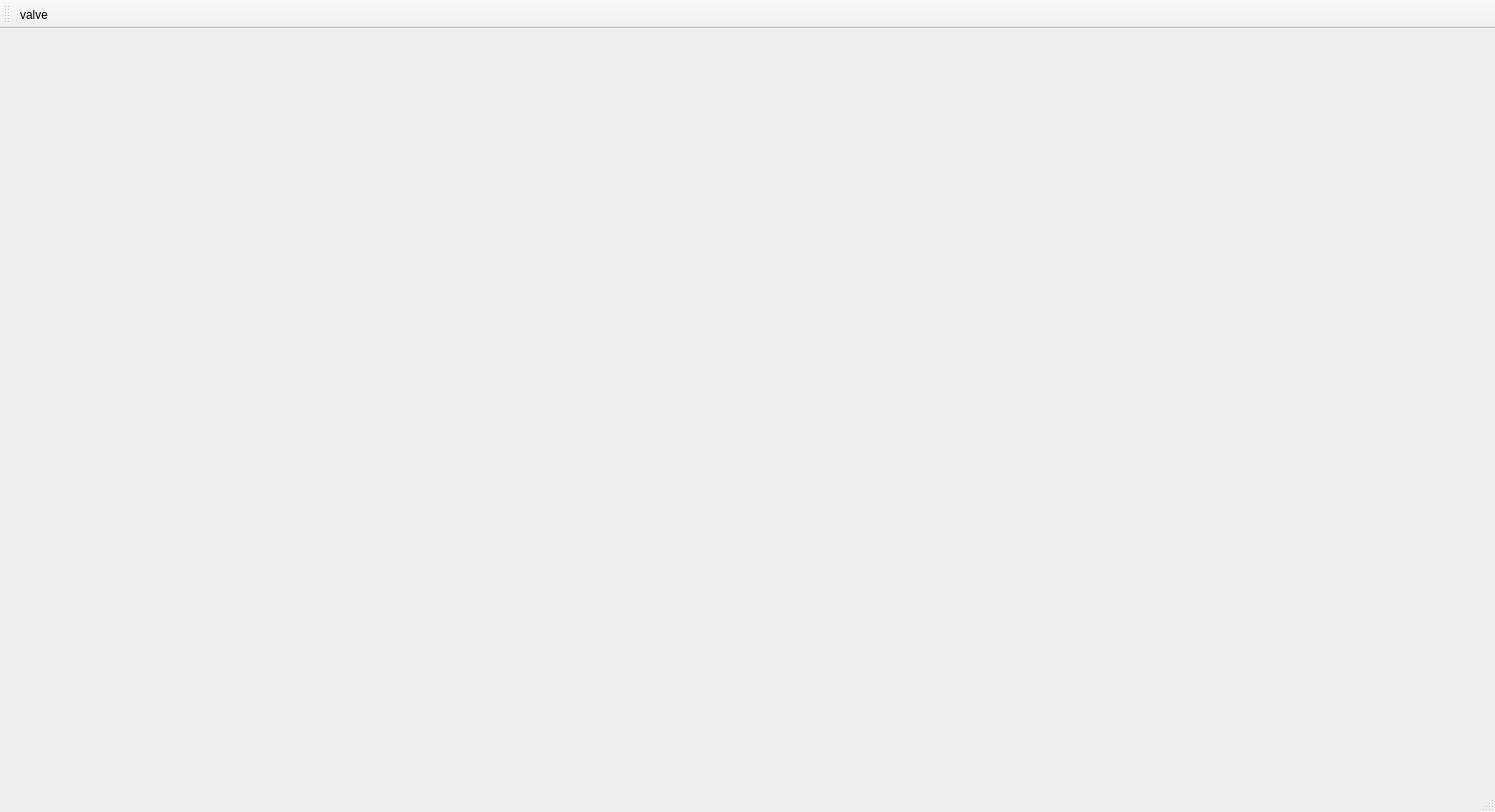
<?xml version="1.0" encoding="UTF-8"?>
<ui version="4.0">
 <class>MainWindow</class>
 <widget class="QMainWindow" name="MainWindow">
  <property name="geometry">
   <rect>
    <x>0</x>
    <y>0</y>
    <width>1500</width>
    <height>815</height>
   </rect>
  </property>
  <property name="windowTitle">
   <string>MainWindow</string>
  </property>
  <widget class="QWidget" name="centralWidget"/>
  <widget class="QMenuBar" name="menuBar">
   <property name="geometry">
    <rect>
     <x>0</x>
     <y>0</y>
     <width>1500</width>
     <height>22</height>
    </rect>
   </property>
  </widget>
  <widget class="QToolBar" name="mainToolBar">
   <attribute name="toolBarArea">
    <enum>TopToolBarArea</enum>
   </attribute>
   <attribute name="toolBarBreak">
    <bool>false</bool>
   </attribute>
   <addaction name="actionvalve"/>
  </widget>
  <widget class="QStatusBar" name="statusBar"/>
  <action name="actionvalve">
   <property name="checkable">
    <bool>true</bool>
   </property>
   <property name="text">
    <string>valve</string>
   </property>
  </action>
 </widget>
 <layoutdefault spacing="6" margin="11"/>
 <resources/>
 <connections>
  <connection>
   <sender>actionvalve</sender>
   <signal>toggled(bool)</signal>
   <receiver>MainWindow</receiver>
   <slot>valvebuttonclicked()</slot>
   <hints>
    <hint type="sourcelabel">
     <x>-1</x>
     <y>-1</y>
    </hint>
    <hint type="destinationlabel">
     <x>199</x>
     <y>149</y>
    </hint>
   </hints>
  </connection>
 </connections>
 <slots>
  <slot>valvebuttonclicked()</slot>
 </slots>
</ui>
